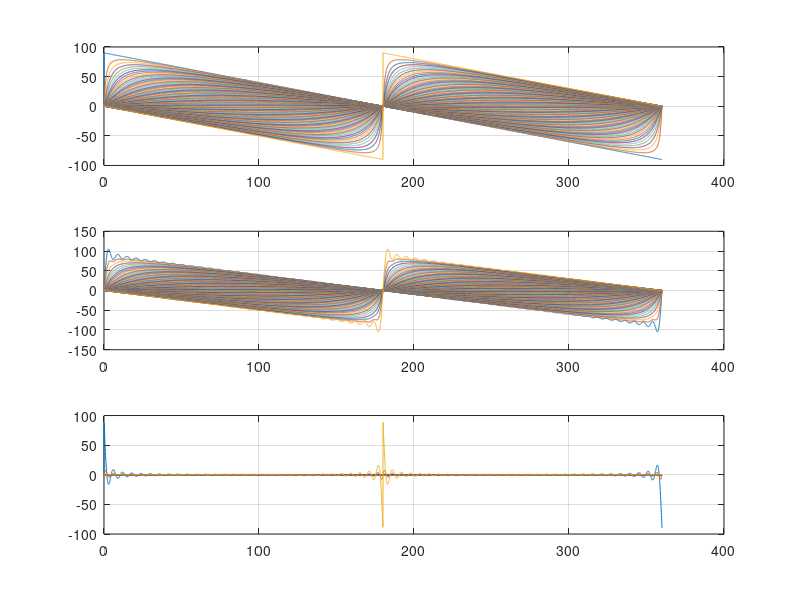

MATLAB code to generate this figure: (Note: this script raises an error after producing the figure.)
clear
theta = linspace(0,2*pi,8192);



% x = sqrt(2)/2;
x = linspace(-1,1,101);
primer = 2;


Sin = zeros(length(x),length(theta));
Cos = Sin;
theta1 = Sin;
predviden_err = Sin;
dodaj = Sin;
tempSin = ones(1,length(theta));


for i = 1: length(x)
    dodaj(i,:) =x(i).*tempSin;
    theta1(i,:) = theta;
end

if primer == 1
    Sin = sin(theta1)+dodaj;
    Cos = cos(theta1);
    for i = 1:length(x)
        if abs(x(i)) <= 1
                    
            for n =1:60
                predviden_err(i,:) = predviden_err(i,:) +...
                    x(i).^n./n.*sin(n.*theta+n.*pi/2);
            end
        elseif x(i) <= -1
            for n =1:60
                predviden_err(i,:) = predviden_err(i,:) +...
                    (2-abs(x(i)).^-n)./n.*sin(n.*theta-n.*pi/2);
            end
            
        elseif x(i) > 1
            for n =1:150
                predviden_err(i,:) = predviden_err(i,:) +...
                    (2-x(i).^-n)./n.*sin(n.*theta+n.*pi/2);
            end
        end
    end

elseif primer == 2
    Sin = sin(theta1);
    Cos = cos(theta1)+dodaj;
    for i = 1:length(x)
        if abs(x(i)) <= 1
                    
            for n =1:60
                predviden_err(i,:) = predviden_err(i,:) +...
                    x(i).^n./n.*sin(n.*theta+n.*pi);
            end
        elseif x(i) < -1
            for n =1:150
                predviden_err(i,:) = predviden_err(i,:) +...
                    (2-abs(x(i)).^-n)./n.*sin(n.*theta);
            end
            
        elseif x(i) > 1
            for n =1:150
                predviden_err(i,:) = predviden_err(i,:) +...
                    (2-x(i).^-n)./n.*sin(n.*theta+n.*pi);
            end
        end
    end
    
elseif primer == 3
    Sin = sin(theta1)+dodaj;
    Cos = cos(theta1)+dodaj;
    for i = 1:length(x)
        if abs(x(i)) < sqrt(2)/2
                    
            for n =1:150
                predviden_err(i,:) = predviden_err(i,:) +...
                    (sqrt(2)*x(i)).^n./n.*sin(n.*theta+n.*3*pi/4);
            end
        elseif x(i) < -sqrt(2)/2
            for n =1:150
                predviden_err(i,:) = predviden_err(i,:) +...
                    (2-abs(sqrt(2)*x(i)).^-n)./n.*sin(n.*theta-n.*pi/4);
            end
            
        elseif x(i) >= sqrt(2)/2
            for n =1:120
                predviden_err(i,:) = predviden_err(i,:) +...
                    (2-(sqrt(2)*x(i)).^-n)./n.*sin(n.*theta+n.*3*pi/4);
            end
        end
    end


end
    

kot = atan2(Sin,Cos);
clear Sin Cos primer i n
err = kot -theta1;
err(err<-pi) = err(err<-pi)+2*pi;
err(err> pi) = err(err> pi)-2*pi;


figure(2)
subplot(3,1,1)
plot(theta1'*180/pi,err'*180/pi)
grid on


subplot(3,1,2)
plot(theta1'*180/pi,predviden_err'*180/pi)
grid on

subplot(3,1,3)
plot(theta1'*180/pi,err'*180/pi-predviden_err'*180/pi)
grid on

razlikaNapak = err-predviden_err;
fftRazlike = mojfft(razlikaNapak);

fftErr = mojfft(err);
fftPred = mojfft(predviden_err);